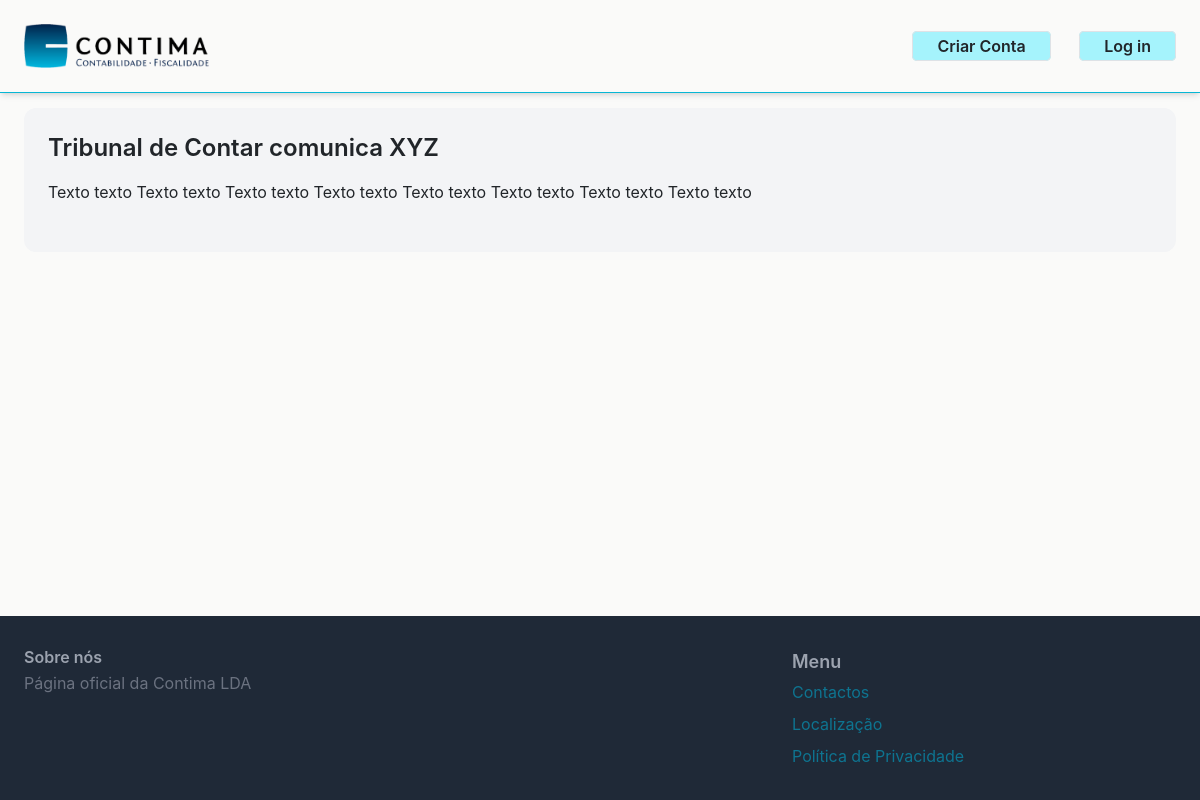
Screenshot of /artigos/7/ with the database file from the repository.
### article/models.py (models this page shows, shortened)
class Article(models.Model):
    categories = models.ManyToManyField(Category, related_name='articles')
    title= models.CharField(max_length=355)
    description= models.TextField(blank=True, null=True)
    image = models.ImageField(upload_to='articles_images', blank=True, null=True)
    created_by = models.ForeignKey(User, related_name='articles', on_delete=models.DO_NOTHING)
    created_at = models.DateTimeField(auto_now_add=True)
    link = models.URLField(max_length = 200, blank=True, null=True)
    class Meta:
        ordering = ('-created_at',)

### article/views.py (the view)
# urls.py: path('<int:id>/', views.detail, name='detail')    #o id vai ser enviado para a função detail
def detail(request, id):
    article= get_object_or_404(Article, id=id) #1º id: o da função, 2º id: o do url
    return render (request, 'article/detail.html', {
        'article': article
        })

### article/templates/article/detail.html (shortened to what this page needs)
{% extends 'core/base.html' %}
{% block content %}
{% load static %}
<div class="flex items-center justify-center w-full mb-10">
    <div class="text-center">
        <h1 class="font-semibold text-2xl mt-4 mb-2">Notícia</h1>
    </div>
</div>
<div class=" m-4 px-6 py-2 bg-gray-100 rounded-xl">
    <h1 class="text-2xl font-semibold py-3">{{article.title}}</h1>
    <div class=" text-md mb-10">
        {{ article.description|linebreaks }}
    </div>
</div>
{% endblock%}

### rows the page displays
Article: title "Tribunal de Contar comunica XYZ", description "Texto texto Texto texto Texto texto Texto texto Texto texto Texto texto Texto texto Texto texto"
